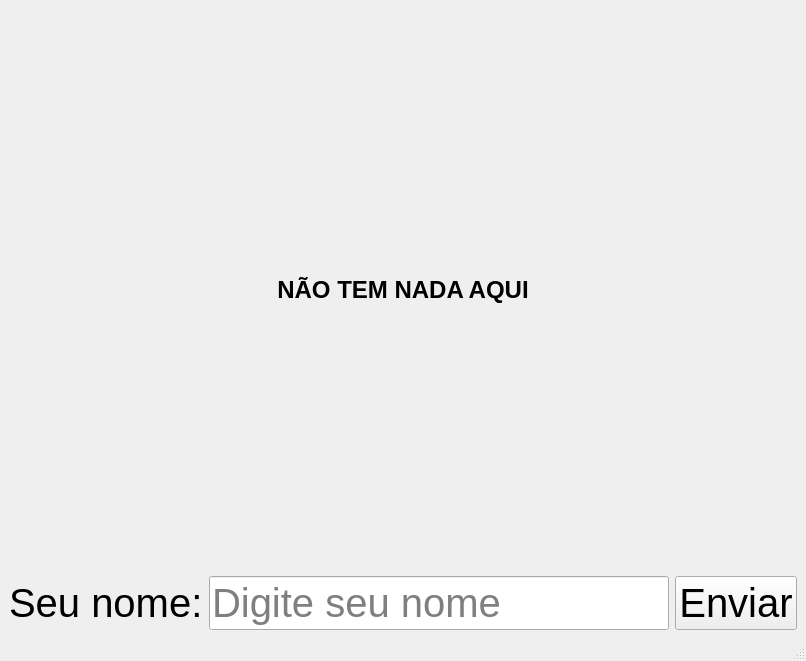
<?xml version="1.0" encoding="UTF-8"?>
<ui version="4.0">
 <class>MainWindow</class>
 <widget class="QMainWindow" name="MainWindow">
  <property name="geometry">
   <rect>
    <x>0</x>
    <y>0</y>
    <width>806</width>
    <height>661</height>
   </rect>
  </property>
  <property name="windowTitle">
   <string>MainWindow</string>
  </property>
  <widget class="QWidget" name="centralwidget">
   <layout class="QHBoxLayout" name="horizontalLayout">
    <item>
     <layout class="QGridLayout" name="gridLayout">
      <item row="0" column="0">
       <widget class="QLabel" name="labelResult">
        <property name="font">
         <font>
          <pointsize>18</pointsize>
          <bold>true</bold>
         </font>
        </property>
        <property name="text">
         <string>NÃO TEM NADA AQUI</string>
        </property>
        <property name="alignment">
         <set>Qt::AlignCenter</set>
        </property>
       </widget>
      </item>
      <item row="1" column="0">
       <layout class="QGridLayout" name="gridLayout_2">
        <item row="0" column="0">
         <widget class="QLabel" name="labelName">
          <property name="font">
           <font>
            <pointsize>30</pointsize>
           </font>
          </property>
          <property name="text">
           <string>Seu nome:</string>
          </property>
         </widget>
        </item>
        <item row="0" column="1">
         <widget class="QLineEdit" name="lineName">
          <property name="font">
           <font>
            <pointsize>30</pointsize>
           </font>
          </property>
          <property name="placeholderText">
           <string>Digite seu nome</string>
          </property>
         </widget>
        </item>
        <item row="0" column="2">
         <widget class="QPushButton" name="buttonSend">
          <property name="font">
           <font>
            <pointsize>30</pointsize>
           </font>
          </property>
          <property name="text">
           <string>Enviar</string>
          </property>
         </widget>
        </item>
       </layout>
      </item>
     </layout>
    </item>
   </layout>
  </widget>
  <widget class="QMenuBar" name="menubar">
   <property name="geometry">
    <rect>
     <x>0</x>
     <y>0</y>
     <width>806</width>
     <height>22</height>
    </rect>
   </property>
  </widget>
  <widget class="QStatusBar" name="statusbar"/>
 </widget>
 <resources/>
 <connections/>
</ui>
